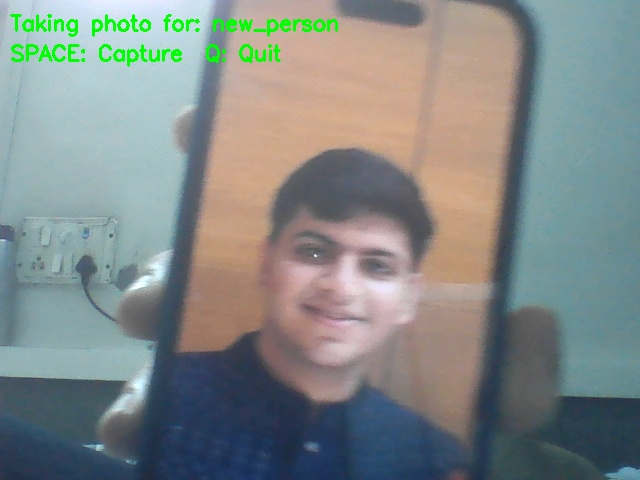
#> input picture known_faces/dhruv.jpg, 640 x 480 px; its folder holds only this picture in this run
$ python view_registered_users.py
#> lines starting #> are read from the running program, lines starting #| are printed output that depends on the picture
import cv2
import os
import numpy as np
import sys

def view_registered_users(auto_view=True):
    """
    Display all registered users and their photos

    Args:
        auto_view: If True, automatically view photos without asking
    """
#> called with auto_view = True
    print("=== Registered Users ===")

    # Path to known faces directory
    known_faces_dir = 'known_faces'

    if not os.path.exists(known_faces_dir):
        print(f"Error: {known_faces_dir} directory not found!")
        return

    # Get all users (both from directories and individual photos)
    users = set()
    user_photos = {}

    # First, check for files directly in the known_faces directory
    for filename in os.listdir(known_faces_dir):
        file_path = os.path.join(known_faces_dir, filename)
        if os.path.isfile(file_path) and filename.endswith((".jpg", ".jpeg", ".png")):
            # Extract name from filename
            name = os.path.splitext(filename)[0]
            if '_' in name and name.split('_')[-1].isdigit():
                # For files like "john_1.jpg", extract just "john"
                name = '_'.join(name.split('_')[:-1])

            users.add(name)
            if name not in user_photos:
                user_photos[name] = []
            user_photos[name].append(file_path)

    # Then, check for user directories
    for dirname in os.listdir(known_faces_dir):
        dir_path = os.path.join(known_faces_dir, dirname)
        if os.path.isdir(dir_path):
            users.add(dirname)
            if dirname not in user_photos:
                user_photos[dirname] = []

            # Add all photos from this user's directory
            for filename in os.listdir(dir_path):
                if filename.endswith((".jpg", ".jpeg", ".png")):
                    image_path = os.path.join(dir_path, filename)
                    user_photos[dirname].append(image_path)

    # Display results
    if not users:
        print("No registered users found!")
        return

    print(f"Found {len(users)} registered users:")
    for i, user in enumerate(sorted(users)):
        photo_count = len(user_photos[user])
        print(f"{i+1}. {user} ({photo_count} photos)")

    # Ask if user wants to view the photos (if not auto_view)
    view_photos = 'y'
    if not auto_view:
        try:
            view_photos = input("\nDo you want to view the photos? (y/n): ").strip().lower()
        except EOFError:
            print("\nAutomatic mode: showing photos...")
            view_photos = 'y'

    if view_photos != 'y':
        return

    # Create a grid of photos for all users
    grid_rows = len(users)
    grid_cols = max(len(photos) for photos in user_photos.values())

    if grid_cols > 5:  # Limit to 5 photos per user to avoid huge grids
        grid_cols = 5

    # Create a blank canvas for the grid
    cell_height, cell_width = 200, 200
    grid = np.ones((grid_rows * cell_height, grid_cols * cell_width, 3), dtype=np.uint8) * 255

    # Fill the grid with photos
    for row, user in enumerate(sorted(users)):
        photos = user_photos[user][:grid_cols]  # Limit to grid_cols photos

        # Add user name at the beginning of the row
        y_pos = row * cell_height + 30
        cv2.putText(grid, user, (10, y_pos),
                   cv2.FONT_HERSHEY_SIMPLEX, 0.8, (0, 0, 0), 2)

        for col, photo_path in enumerate(photos):
            try:
                img = cv2.imread(photo_path)
#> img is the input picture: shape (480, 640, 3); mean B, G, R 135.8, 137.3, 129.5
                if img is None:
                    continue

                # Resize to fit cell
                img = cv2.resize(img, (cell_width - 20, cell_height - 40))
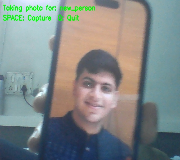
#> img: shape (160, 180, 3); mean B, G, R 135.8, 137.4, 129.5

                # Calculate position
                x = col * cell_width + 10
                y = row * cell_height + 40

                # Place in grid
                grid[y:y+img.shape[0], x:x+img.shape[1]] = img
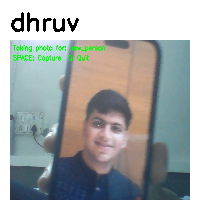
#> grid: shape (200, 200, 3); mean B, G, R 166.2, 167.4, 161.7
            except Exception as e:
                print(f"Error displaying {photo_path}: {str(e)}")

    # Show the grid
    window_name = "Registered Users"
    cv2.namedWindow(window_name, cv2.WINDOW_NORMAL)
    cv2.imshow(window_name, grid)
    print("\nShowing all registered users. Press any key to close.")
    cv2.waitKey(0)
    cv2.destroyAllWindows()

if __name__ == "__main__":
    # Check for command line arguments
    auto_view = True
    if len(sys.argv) > 1 and sys.argv[1].lower() == 'manual':
        auto_view = False

    view_registered_users(auto_view)

$ run again, on known_faces/kavil.jpg
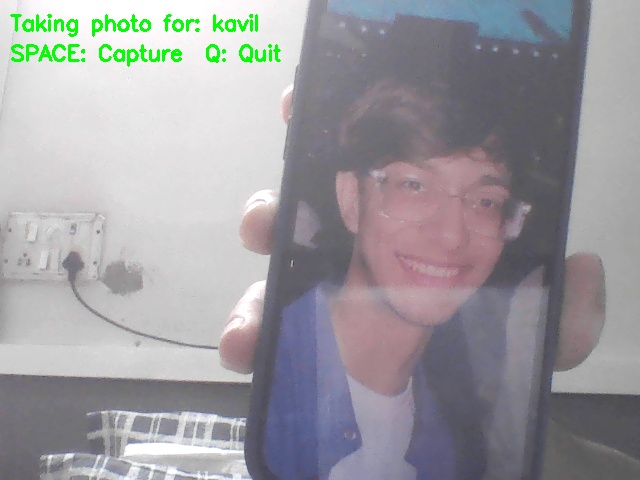
#> input picture known_faces/kavil.jpg, 640 x 480 px
#> in view_registered_users, img is the input picture: shape (480, 640, 3); mean B, G, R 159.7, 155.4, 156.8
#> in view_registered_users, `img = cv2.resize(img, (cell_width - 20, cell_height - 40))`:
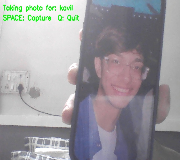
#> img: shape (160, 180, 3); mean B, G, R 159.7, 155.4, 156.8
#> in view_registered_users, `grid[y:y+img.shape[0], x:x+img.shape[1]] = img`:
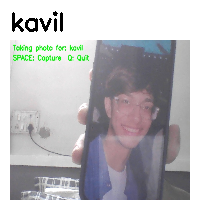
#> grid: shape (200, 200, 3); mean B, G, R 183.7, 180.7, 181.7
